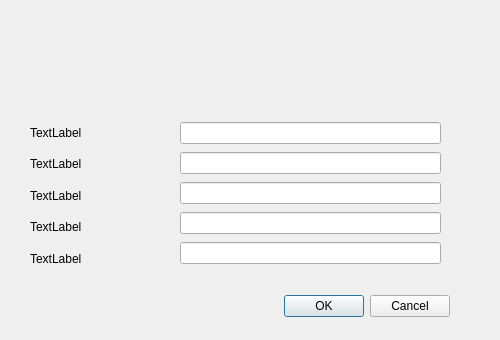
<?xml version="1.0" encoding="UTF-8"?>
<ui version="4.0">
 <class>reg</class>
 <widget class="QDialog" name="reg">
  <property name="geometry">
   <rect>
    <x>0</x>
    <y>0</y>
    <width>500</width>
    <height>340</height>
   </rect>
  </property>
  <property name="windowTitle">
   <string>Register</string>
  </property>
  <widget class="QDialogButtonBox" name="buttonBox">
   <property name="geometry">
    <rect>
     <x>110</x>
     <y>290</y>
     <width>340</width>
     <height>32</height>
    </rect>
   </property>
   <property name="orientation">
    <enum>Qt::Horizontal</enum>
   </property>
   <property name="standardButtons">
    <set>QDialogButtonBox::Cancel|QDialogButtonBox::Ok</set>
   </property>
  </widget>
  <widget class="QLabel" name="label_0">
   <property name="geometry">
    <rect>
     <x>40</x>
     <y>20</y>
     <width>220</width>
     <height>80</height>
    </rect>
   </property>
   <property name="text">
    <string/>
   </property>
  </widget>
  <widget class="QWidget" name="verticalLayoutWidget">
   <property name="geometry">
    <rect>
     <x>30</x>
     <y>120</y>
     <width>141</width>
     <height>151</height>
    </rect>
   </property>
   <layout class="QVBoxLayout" name="verticalLayout_1">
    <item>
     <widget class="QLabel" name="label_1">
      <property name="text">
       <string>TextLabel</string>
      </property>
     </widget>
    </item>
    <item>
     <widget class="QLabel" name="label_2">
      <property name="text">
       <string>TextLabel</string>
      </property>
     </widget>
    </item>
    <item>
     <widget class="QLabel" name="label_3">
      <property name="text">
       <string>TextLabel</string>
      </property>
     </widget>
    </item>
    <item>
     <widget class="QLabel" name="label_4">
      <property name="text">
       <string>TextLabel</string>
      </property>
     </widget>
    </item>
    <item>
     <widget class="QLabel" name="label_5">
      <property name="text">
       <string>TextLabel</string>
      </property>
     </widget>
    </item>
   </layout>
  </widget>
  <widget class="QWidget" name="verticalLayoutWidget_2">
   <property name="geometry">
    <rect>
     <x>180</x>
     <y>120</y>
     <width>261</width>
     <height>151</height>
    </rect>
   </property>
   <layout class="QVBoxLayout" name="verticalLayout_2">
    <item>
     <widget class="QLineEdit" name="lineEdit_1"/>
    </item>
    <item>
     <widget class="QLineEdit" name="lineEdit_2"/>
    </item>
    <item>
     <widget class="QLineEdit" name="lineEdit_3"/>
    </item>
    <item>
     <widget class="QLineEdit" name="lineEdit_4"/>
    </item>
    <item>
     <widget class="QLineEdit" name="lineEdit_5"/>
    </item>
   </layout>
  </widget>
 </widget>
 <resources/>
 <connections>
  <connection>
   <sender>buttonBox</sender>
   <signal>accepted()</signal>
   <receiver>reg</receiver>
   <slot>accept()</slot>
   <hints>
    <hint type="sourcelabel">
     <x>248</x>
     <y>254</y>
    </hint>
    <hint type="destinationlabel">
     <x>157</x>
     <y>274</y>
    </hint>
   </hints>
  </connection>
  <connection>
   <sender>buttonBox</sender>
   <signal>rejected()</signal>
   <receiver>reg</receiver>
   <slot>reject()</slot>
   <hints>
    <hint type="sourcelabel">
     <x>316</x>
     <y>260</y>
    </hint>
    <hint type="destinationlabel">
     <x>286</x>
     <y>274</y>
    </hint>
   </hints>
  </connection>
 </connections>
</ui>
